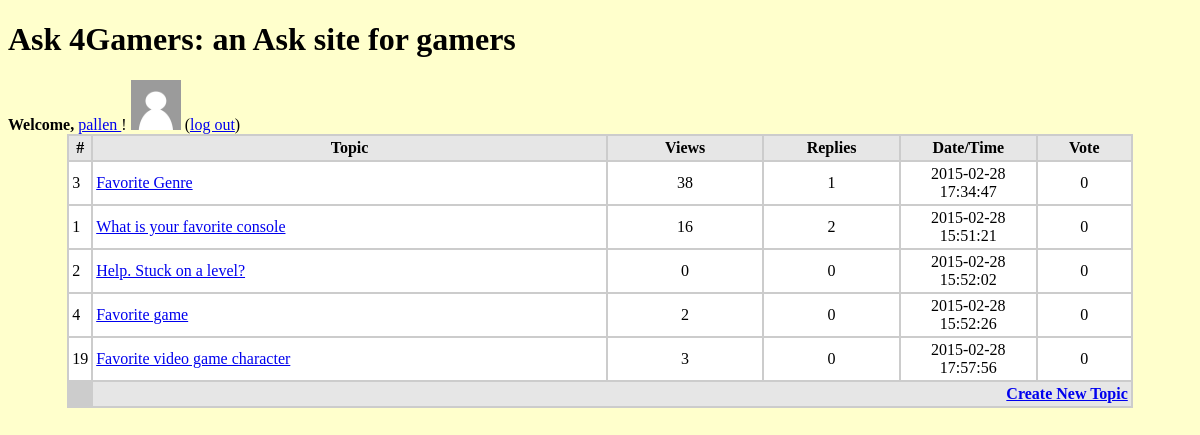
The app's page /index.php (signed in), older data.
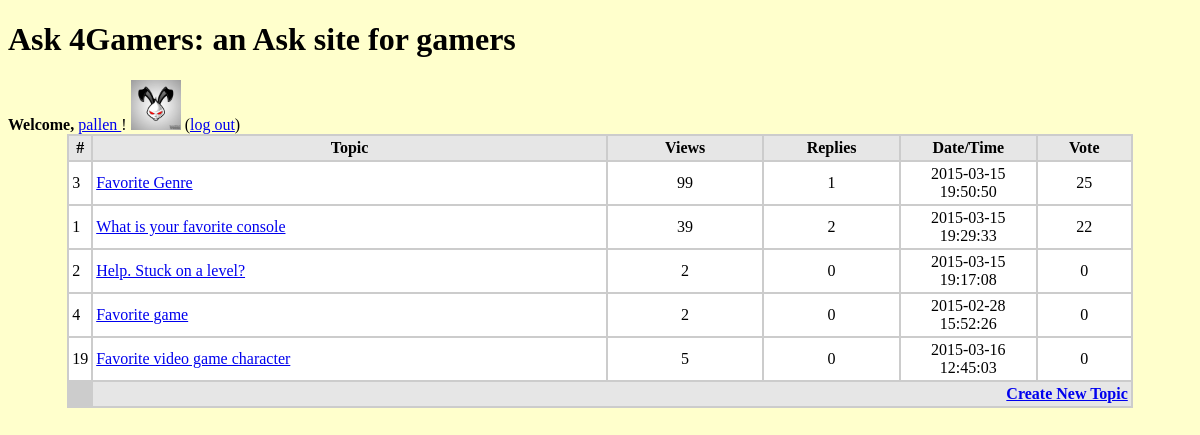
The same page, newer data.
### tables this page shows
CREATE TABLE IF NOT EXISTS `question` (
  `u_id` int(4) NOT NULL,
`q_id` int(4) NOT NULL,
  `topic` varchar(255) NOT NULL,
  `detail` longtext NOT NULL,
  `datetime` timestamp NOT NULL DEFAULT '0000-00-00 00:00:00' ON UPDATE CURRENT_TIMESTAMP,
  `view` int(4) DEFAULT '0',
  `reply` int(4) DEFAULT '0',
  `value` int(5) NOT NULL DEFAULT '0'
);

CREATE TABLE IF NOT EXISTS `user` (
`id` int(4) NOT NULL,
  `username` varchar(30) NOT NULL,
  `password` varchar(30) NOT NULL,
  `picture` longtext NOT NULL
);

### index.php (the view, shortened to what this page needs)
<?php
include_once "creds.php";
$tbl_name="question";
$tbl_name2="user";
 $uname = $_SESSION['username'];
$db = new mysqli($host, $user,$pw,$db_name);
$sql="SELECT * FROM  `$tbl_name` ORDER BY value DESC LIMIT 5";
$sql1="SELECT id FROM `$tbl_name2` WHERE `username` =  '".$uname. "'";
$result=$db->query($sql);
$results=$db->query($sql1);
$row=mysqli_fetch_array($results);
?>
<!DOCTYPE html>
<html>
<head>
<link rel="stylesheet" type="text/css" href="style.css">
</head>
<body>
	<h1> Ask 4Gamers: an Ask site for gamers</h1>
	<td> <strong>Welcome, </strong>
	<a href="profile.php?id=<?php echo $row['id']; ?>" ><?=$_SESSION['username']?> </a> !
<?php
	$sqlpic ="SELECT picture FROM `$tbl_name2` WHERE `username` = '".$uname. "'";
	$respic = $db->query($sqlpic);
	$rpic = mysqli_fetch_array($respic);
	if($rpic['picture'] == "" ){
		echo "<img width='50' height = '50' src='Pictures/default.png' alt='Default Profile Pic'>";
	}
	else{
		echo"<img width='50' height='50' src='Pictures/".$rpic['picture']."' alt=Profile Pic'>";
	}
?>
	(<a href="index.php?action=logout">log out</a>)</td>
<table width="90%" border="0" align="center" cellpadding="3" cellspacing"1" bgcolor="#CCCCCC">
	<tr>
		<td width-"13%" align="center" bgcolor="#E6E6E6"><strong>#</strong></td>
		<td width="50%" align="center" bgcolor="#E6E6E6"><strong>Topic</strong></td>
		<td width="15%" align="center" bgcolor="#E6E6E6"><strong>Views</strong></td>
		<td width="13%" align="center" bgcolor="#E6E6E6"><strong>Replies</strong></td>
		<td width="13%" align="center" bgcolor="#E6E6E6"><strong>Date/Time</strong></td>
		<td width="13%" align="center" bgcolor="#E6E6E6"><strong>Vote</strong></td>
	</tr>
	<?php
	while($rows=mysqli_fetch_array($result)){
		?>
		<tr>
			<td bgcolor="#FFFFFF"><?php echo $rows['q_id']; ?></td>
			<td bgcolor="#FFFFFF"><a href="view.php?id=<?php echo $rows['q_id']; ?> "><?php echo $rows['topic']; ?></a><BR></td>
			<td align="center" bgcolor="#FFFFFF"><?php echo $rows['view']; ?></td>
			<td align="center" bgcolor="#FFFFFF"><?php echo $rows['reply']; ?></td>
			<td align="center" bgcolor="#FFFFFF"><?php echo $rows['datetime']; ?></td>
			<td align="center" bgcolor="#FFFFFF"><?php echo $rows['value']; ?> </td>
		</tr>
		<?php
	}
?>
<form>
<tr>
<td><input name="username" type="hidden" value="<?php echo $username; ?>"></td>
<td colspan="5" align="right" bgcolor="#E6E6E6"><a href="create.php"><strong>Create New Topic</strong> </a></td>
</tr>
</form
</table>
</body>
</html>

Row changes from the older to the newer data that the page shows:
now on this page (row edited): user: picture (picture)
changed question "Favorite Genre": view "38" → "99"; datetime "2015-02-28 17:34:47" → "2015-03-15 19:50:50"; value "0" → "25"
changed question "What is your favorite console": view "16" → "39"; datetime "2015-02-28 15:51:21" → "2015-03-15 19:29:33"; value "0" → "22"
changed question "Help. Stuck on a level?": view "0" → "2"; datetime "2015-02-28 15:52:02" → "2015-03-15 19:17:08"
changed question "Favorite video game character": view "3" → "5"; datetime "2015-02-28 17:57:56" → "2015-03-16 12:45:03"
